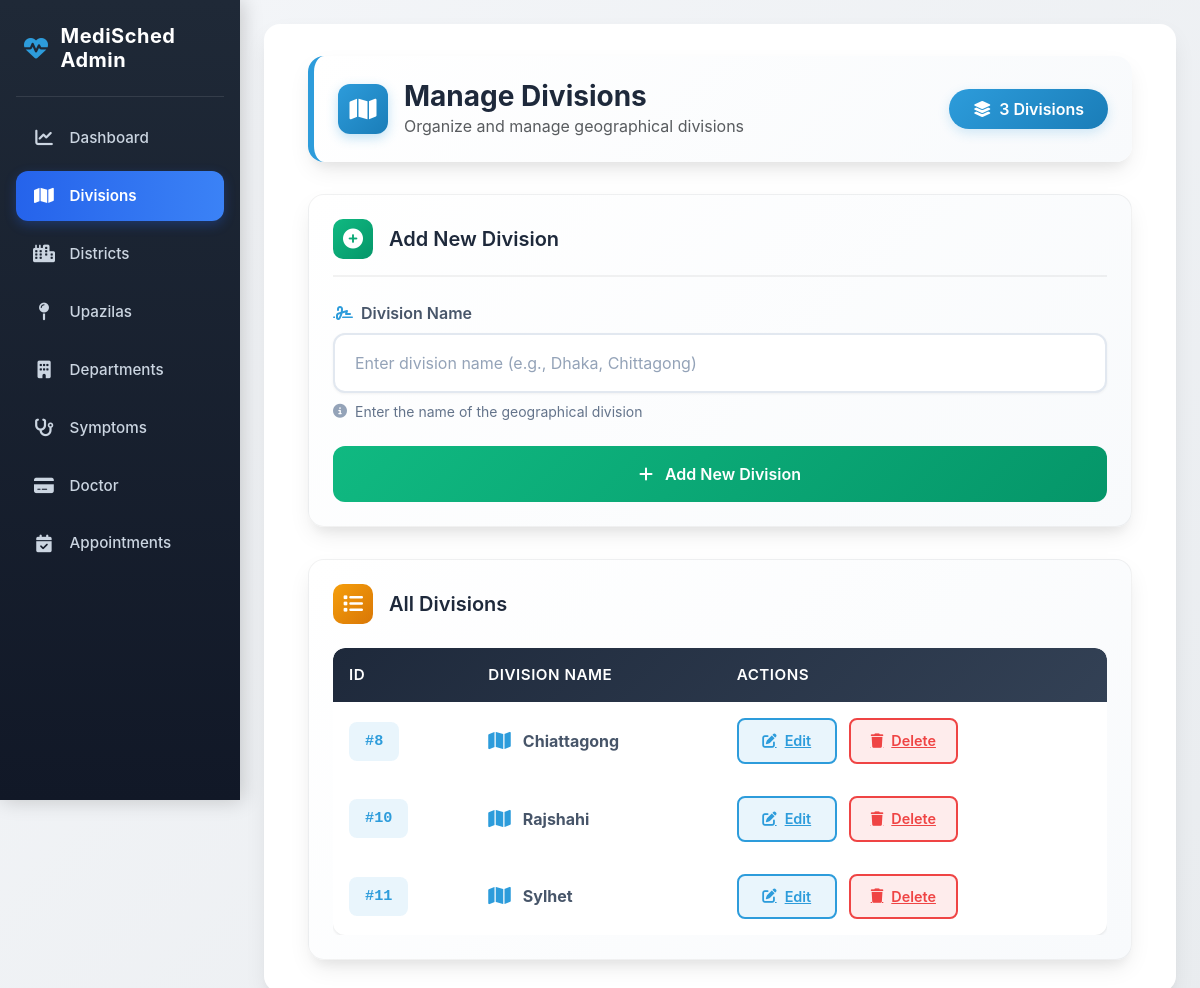
The app's page /adminapp/divisions/, older data.
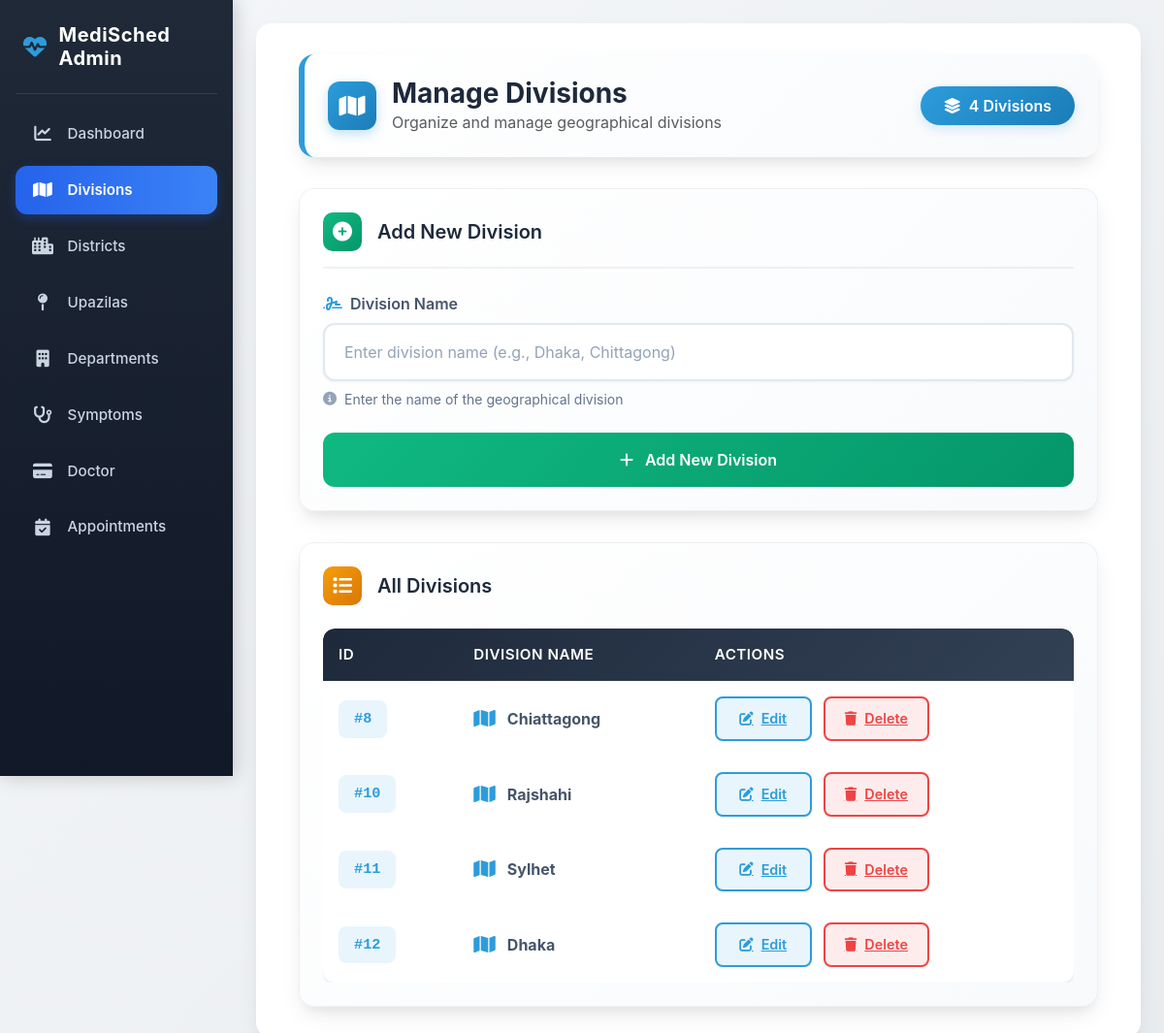
The same page, newer data.
### adminapp/models.py (models this page shows, shortened)
class Division(models.Model):
    division_name = models.CharField(max_length=100, unique=True)

### adminapp/views.py (the view)
# urls.py: path('divisions/', views.division_list, name='division_list'),
def division_list(request):
    divisions = Division.objects.all()
    return render(request, 'adminapp/division_list.html', {'divisions': divisions})

### adminapp/templates/adminapp/division_list.html (shortened to what this page needs)
{% extends 'adminapp/base_admin.html' %}
{% load static %}
{% block content %}
<div class="container-fluid">
  <div class="page-header">
    <div class="page-title">
      <div class="page-title-icon">
        <i class="fa-solid fa-map"></i>
      </div>
      <div>
        <h1 class="page-title-text">Manage Divisions</h1>
        <p class="text-muted mb-0">Organize and manage geographical divisions</p>
      </div>
    </div>
    <div class="stats-badge">
      <i class="fa-solid fa-layer-group"></i>
      {{ divisions|length }} Division{{ divisions|pluralize }}
    </div>
  </div>
  <div class="form-card">
    <div class="form-card-header">
      <div class="form-card-icon">
        <i class="fa-solid fa-circle-plus"></i>
      </div>
      <h2 class="form-card-title">Add New Division</h2>
    </div>
    <form method="POST" action="{% url 'add_division' %}">
      <div class="form-group">
        <label class="form-label" for="division_name">
          <i class="fa-solid fa-signature"></i>
          Division Name
        </label>
        <input type="text"
               id="division_name"
               name="division_name"
               class="form-control"
               placeholder="Enter division name (e.g., Dhaka, Chittagong)"
               required
               aria-label="Division Name">
        <div class="form-hint">
          <i class="fa-solid fa-circle-info"></i>
          Enter the name of the geographical division
        </div>
      </div>
      <button type="submit" class="btn-submit">
        <i class="fa-solid fa-plus"></i>
        Add New Division
      </button>
    </form>
  </div>
  <div class="data-card">
    <div class="data-card-header">
      <div class="data-card-title">
        <div class="data-card-icon">
          <i class="fa-solid fa-list"></i>
        </div>
        <h2 class="data-card-title-text">All Divisions</h2>
      </div>
    </div>
    {% if divisions %}
      <div class="table-responsive">
        <table class="data-table">
          <thead>
            <tr>
              <th>ID</th>
              <th>Division Name</th>
              <th>Actions</th>
            </tr>
          </thead>
          <tbody>
            {% for division in divisions %}
            <tr style="--row-index: {{ forloop.counter }}">
              <td>
                <span class="id-badge">#{{ division.id }}</span>
              </td>
              <td>
                <div class="division-name">
                  <i class="fa-solid fa-map division-icon"></i>
                  <strong>{{ division.division_name }}</strong>
                </div>
              </td>
              <td>
                <div class="action-buttons">
                  <a href="{% url 'edit_division' division.id %}"
                     class="btn-action btn-edit"
                     aria-label="Edit {{ division.division_name }}">
                    <i class="fa-solid fa-pen-to-square"></i>
                    Edit
                  </a>
                  <a href="{% url 'delete_division' division.id %}"
                     class="btn-action btn-delete"
                     aria-label="Delete {{ division.division_name }}">
                    <i class="fa-solid fa-trash"></i>
                    Delete
                  </a>
                </div>
              </td>
            </tr>
            {% endfor %}
          </tbody>
        </table>
      </div>
    {% endif %}
  </div>
</div>
{% endblock %}

Row changes from the older to the newer data that the page shows:
added Division: id "12", division_name "Dhaka"
Text that changed along with them:
{{ divisions|length }}: "3" → "4"
